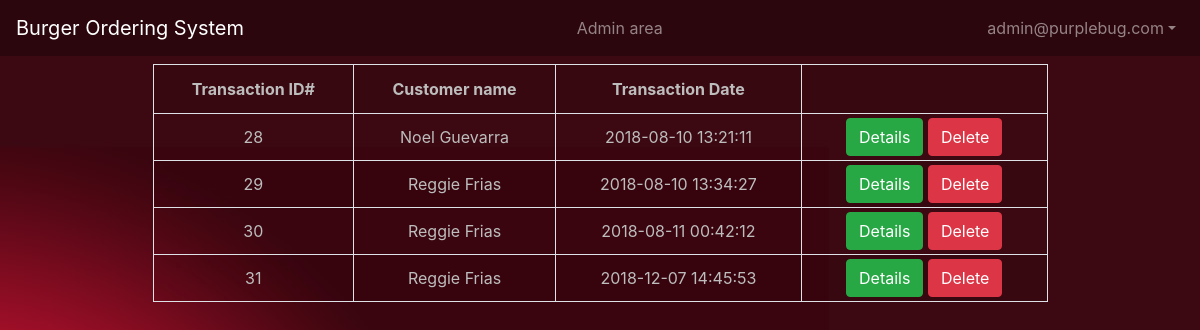
/burger_ordering_system/admin/index.php (signed in), run on the app's committed database.
### tables this page shows
CREATE TABLE `transactions` (
  `transaction_id` int(11) NOT NULL,
  `customer_fullname` varchar(255) NOT NULL,
  `transaction_date` timestamp NOT NULL DEFAULT CURRENT_TIMESTAMP
);

### burger_ordering_system/admin/index.php (the view, shortened to what this page needs)
<?php
    require_once("../core/init.php");
    $page_title= "Admin area";
    include_once("../includes/head.php");
    include_once("includes/header.php");
    $transaction_q = "SELECT * FROM transactions";
    $transaction_r = mysqli_query($db, $transaction_q);
?>
<body  id="body" class="" >
<div class="container mt-2">
    <div class="col-sm-10 offset-sm-1 text-center">
        <table class="table table-bordered table-condensed table-striped">
        <tr>
            <th>Transaction ID#</th>
            <th>Customer name</th>
            <th>Transaction Date</th>
            <th>&nbsp;</th>
        </tr>
        <?php  while ($transaction = mysqli_fetch_assoc($transaction_r)) { ?>
        <tr>
            <td class="align-middle py-1"><?php echo $transaction['transaction_id'] ?></td>
            <td class="align-middle py-1"><?php echo $transaction['customer_fullname'] ?></td>
            <td class="align-middle py-1"><?php echo $transaction['transaction_date'] ?></td>
            <td class="align-middle py-1">
                <a href="<?php echo 'orders.php?id='.$transaction['transaction_id']; ?>">
                    <button type="button" class="btn btn-success d-inline">Details</button>
                </a>
                <a href="<?php echo 'delete_transaction.php?id='.$transaction['transaction_id']; ?>">
                    <button type="button" class="btn btn-danger d-inline">Delete</button>
                </a>
            </td>
        </tr>
        <?php }  ?>
        </table>
    </div>
</div>
<?php
    include_once("../includes/footer.php");
?>

### burger_ordering_system/includes/head.php (shortened to what this page needs)
<!DOCTYPE html>
<html>
<head>
    <link rel="stylesheet" href="https://maxcdn.bootstrapcdn.com/bootstrap/4.0.0/css/bootstrap.min.css">
    <link rel="stylesheet" type="text/css" media="screen" href="style.css" />
</head>

### burger_ordering_system/admin/includes/header.php (shortened to what this page needs)
<div class="navbar navbar-expand navbar-dark bg-dark">
    <a href="index.php" class="navbar-brand">Burger Ordering System</a>
    <span class="navbar-text mx-auto">
       <?php echo isset($page_title)? $page_title:'' ?>
    </span>
    <div class="nav navbar-nav">
        <div class="dropdown">
            <a href="#" class="nav-link nav-item dropdown-toggle" data-toggle="dropdown"><?php echo $_SESSION['user']; ?></a>
        </div>
    </div>
</div>

### burger_ordering_system/includes/footer.php (shortened to what this page needs)
</body>
</html>

### burger_ordering_system/style.css (style rules this page uses)
#body { background-image: url("images/Burger\ king.jpg"); background-repeat: no-repeat; background-attachment: fixed; background-position: center; color: #bdbdbd; }
.bg-dark { background-color: #2b060d!important; }

### burger_ordering_system/admin/includes/header.php (style rules this page uses)
.bg-dark { background-color: #2b060d!important; }

### burger_ordering_system/admin/index.php (style rules this page uses)
#body { background-image: url("../images/Burger king.jpg"); background-repeat: no-repeat; background-attachment: fixed; background-position: center; color: #bdbdbd; }

### data on the page
transactions: transaction_id "28", customer_fullname "Noel Guevarra", transaction_date "2018-08-10 13:21:11"
transactions: transaction_id "29", customer_fullname "Reggie Frias", transaction_date "2018-08-10 13:34:27"
transactions: transaction_id "30", customer_fullname "Reggie Frias", transaction_date "2018-08-11 00:42:12"
transactions: transaction_id "31", customer_fullname "Reggie Frias", transaction_date "2018-12-07 14:45:53"

### other printed values
$page_title "Admin area"
$_SESSION['user'] "admin@purplebug.com"
